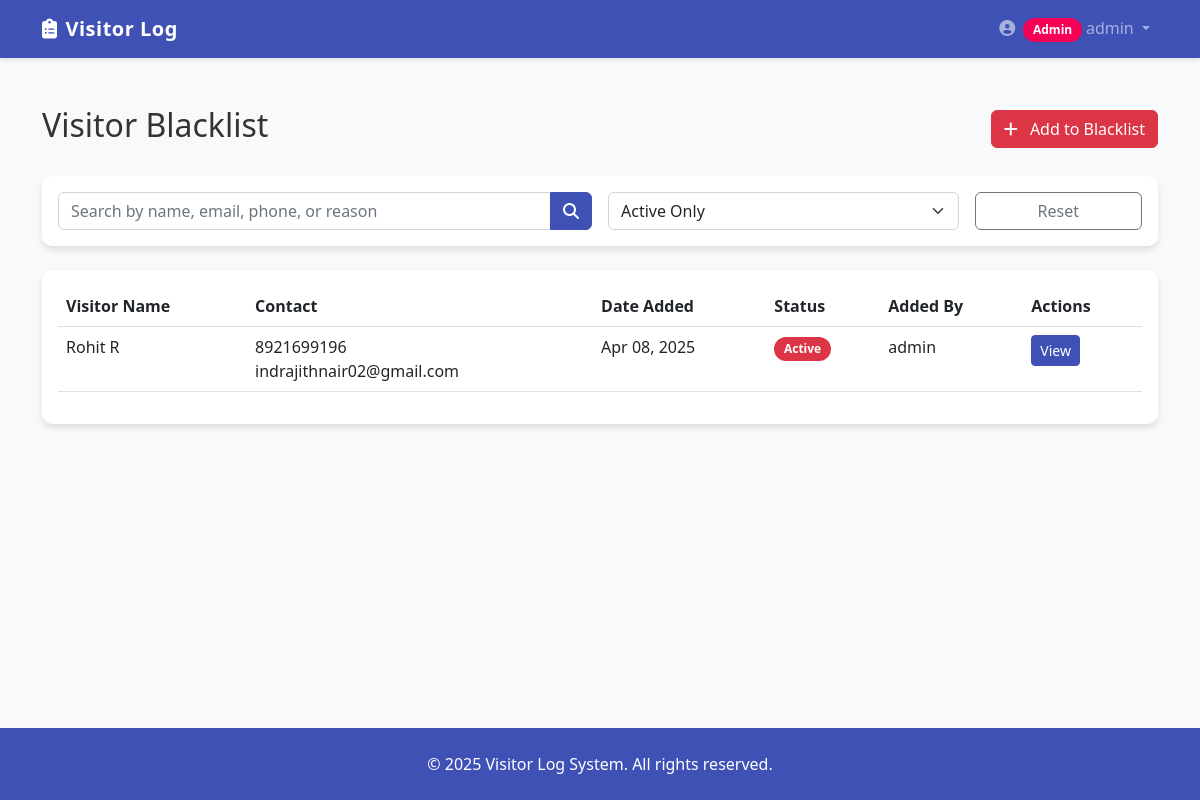
Page /reports/blacklist/ (signed in) on the committed database.
### users/models.py (models this page shows, shortened)
class CustomUser(AbstractUser):
    class Role(models.TextChoices):
        ADMIN = 'ADMIN', 'Admin'
        RESIDENT = 'RESIDENT', 'Resident'
        SECURITY = 'SECURITY', 'Security'
    role = models.CharField(
        max_length=10,
        choices=Role.choices,
        default=Role.RESIDENT
    )

### reports/models.py (models this page shows, shortened)
class Blacklist(models.Model):
    visitor_name = models.CharField(max_length=100)
    visitor_phone = models.CharField(max_length=20, blank=True, null=True)
    visitor_email = models.EmailField(blank=True, null=True)
    reason = models.TextField()
    blacklisted_by = models.ForeignKey(
        settings.AUTH_USER_MODEL,
        on_delete=models.CASCADE,
        related_name='blacklisted_visitors'
    )
    created_at = models.DateTimeField(auto_now_add=True)
    expires_at = models.DateTimeField(null=True, blank=True)
    is_active = models.BooleanField(default=True)
    related_report = models.ForeignKey(
        Report,
        on_delete=models.SET_NULL,
        null=True,
        blank=True,
        related_name='blacklist_entries'
    )
    notes = models.TextField(blank=True, null=True)
    class Meta:
        ordering = ['-created_at']
        verbose_name_plural = "Blacklist Entries"

### users/views.py (the view)
        def wrapper(request, *args, **kwargs):
            if request.user.is_authenticated and request.user.role in allowed_roles:
                return view_func(request, *args, **kwargs)
            messages.error(request, 'You do not have permission to access this page.')
            return redirect('dashboard')

### reports/views.py (called while the page is built, shortened)
@login_required
@role_required(['ADMIN', 'SECURITY'])
def blacklist_list(request):
    search = request.GET.get('search', '')
    status = request.GET.get('status', 'active')
    blacklist = Blacklist.objects.all()
    if status == 'active':
        blacklist = blacklist.filter(is_active=True)
    elif status == 'inactive':
        blacklist = blacklist.filter(is_active=False)
    paginator = Paginator(blacklist.order_by('-created_at'), 10)
    page_number = request.GET.get('page', 1)
    page_obj = paginator.get_page(page_number)
    context = {
        'page_obj': page_obj,
        'search': search,
        'status': status,
        'title': 'Visitor Blacklist'
    }
    context['is_admin'] = request.user.role == 'ADMIN'
    return render(request, 'reports/blacklist_list.html', context)

### users/views.py (called while the page is built)
def role_required(allowed_roles):
    def decorator(view_func):
        def wrapper(request, *args, **kwargs):
            if request.user.is_authenticated and request.user.role in allowed_roles:
                return view_func(request, *args, **kwargs)
            messages.error(request, 'You do not have permission to access this page.')
            return redirect('dashboard')
        return wrapper
    return decorator

### reports/templates/reports/blacklist_list.html (shortened to what this page needs)
{% extends 'base.html' %}
{% block content %}
<div class="container mt-4">
    <div class="d-flex justify-content-between align-items-center mb-4">
        <h2>Visitor Blacklist</h2>
        {% if is_admin %}
        <a href="{% url 'create_blacklist' %}" class="btn btn-danger">
            <i class="fas fa-plus me-2"></i> Add to Blacklist
        </a>
        {% endif %}
    </div>
    <div class="card mb-4">
        <div class="card-body">
            <form method="get" class="row g-3">
                <div class="col-md-6">
                    <div class="input-group">
                        <input type="text" name="search" value="{{ search }}" class="form-control" placeholder="Search by name, email, phone, or reason">
                        <button type="submit" class="btn btn-primary">
                            <i class="fas fa-search"></i>
                        </button>
                    </div>
                </div>
                <div class="col-md-4">
                    <select name="status" class="form-select" onchange="this.form.submit()">
                        <option value="active" {% if status == 'active' %}selected{% endif %}>Active Only</option>
                    </select>
                </div>
                <div class="col-md-2">
                    <a href="{% url 'blacklist_list' %}" class="btn btn-outline-secondary w-100">Reset</a>
                </div>
            </form>
        </div>
    </div>
    {% if page_obj %}
    <div class="card">
        <div class="card-body">
            <div class="table-responsive">
                <table class="table table-hover">
                    <thead>
                        <tr>
                            <th>Visitor Name</th>
                            <th>Contact</th>
                            <th>Date Added</th>
                            <th>Status</th>
                            <th>Added By</th>
                            <th>Actions</th>
                        </tr>
                    </thead>
                    <tbody>
                        {% for blacklist in page_obj %}
                        <tr>
                            <td>{{ blacklist.visitor_name }}</td>
                            <td>
                                {% if blacklist.visitor_phone %}
                                <div>{{ blacklist.visitor_phone }}</div>
                                {% endif %}
                                {% if blacklist.visitor_email %}
                                <div>{{ blacklist.visitor_email }}</div>
                                {% endif %}
                            </td>
                            <td>{{ blacklist.created_at|date:"M d, Y" }}</td>
                            <td>
                                {% if blacklist.is_active %}
                                    <span class="badge bg-danger">Active</span>
                                {% else %}
                                    <span class="badge bg-secondary">Inactive</span>
                                {% endif %}
                            </td>
                            <td>{{ blacklist.blacklisted_by.username }}</td>
                            <td>
                                <a href="{% url 'blacklist_detail' blacklist.pk %}" class="btn btn-sm btn-primary">
                                    View
                                </a>
                            </td>
                        </tr>
                        {% endfor %}
                    </tbody>
                </table>
            </div>
        </div>
    </div>
    {% else %}
    <div class="alert alert-info">
        <i class="fas fa-info-circle me-2"></i> No blacklisted visitors found matching your criteria.
    </div>
    {% endif %}
</div>
{% endblock %}

### users/templates/base.html (shortened to what this page needs)
<!DOCTYPE html>
<html lang="en">
<head>
    <link href="https://cdn.jsdelivr.net/npm/bootstrap@5.2.3/dist/css/bootstrap.min.css" rel="stylesheet">
    <link rel="stylesheet" href="https://cdnjs.cloudflare.com/ajax/libs/font-awesome/6.1.1/css/all.min.css">
</head>
<body>
    <nav class="navbar navbar-expand-lg navbar-dark">
        <div class="container">
            <a class="navbar-brand" href="{% url 'dashboard' %}">
                <i class="fas fa-clipboard-list me-2"></i>Visitor Log
            </a>
            <div class="collapse navbar-collapse" id="navbarNav">
                <ul class="navbar-nav ms-auto">
                    {% if user.is_authenticated %}
                        <li class="nav-item dropdown">
                            <a class="nav-link dropdown-toggle" href="#" id="navbarDropdown" role="button"
                                data-bs-toggle="dropdown" aria-expanded="false">
                                <i class="fas fa-user-circle me-1"></i>
                                {% if user.role == 'ADMIN' %}
                                    <span class="badge admin-role">Admin</span>
                                {% elif user.role == 'SECURITY' %}
                                    <span class="badge security-role">Security</span>
                                {% elif user.role == 'RESIDENT' %}
                                    <span class="badge resident-role">Resident</span>
                                {% endif %}
                                {{ user.username }}
                            </a>
                        </li>
                    {% else %}
                        <li class="nav-item">
                            <a class="nav-link" href="{% url 'login' %}">
                                <i class="fas fa-sign-in-alt me-1"></i>Login
                            </a>
                        </li>
                    {% endif %}
                </ul>
            </div>
        </div>
    </nav>
    <main class="py-4">
        {% block content %}{% endblock %}
    </main>
    <footer class="footer">
        <div class="container text-center">
            <p class="mb-0">© 2025 Visitor Log System. All rights reserved.</p>
        </div>
    </footer>
</body>
</html>

### users/templates/base.html (style rules this page uses)
:root { --primary-color: #3f51b5; --secondary-color: #f50057; --dark-color: #303030; --light-color: #f5f5f5; --success-color: #4caf50; --warning-color: #ff9800; --danger-color: #f44336; --info-color: #2196f3; }
body { font-family: 'Segoe UI', Tahoma, Geneva, Verdana, sans-serif; background-color: #f8f9fa; color: #333; min-height: 100vh; display: flex; flex-direction: column; }
.navbar { background-color: var(--primary-color); box-shadow: 0 2px 4px rgba(0, 0, 0, 0.1); }
.navbar-brand { font-weight: 700; letter-spacing: 0.5px; }
.navbar .nav-link { font-weight: 500; transition: all 0.3s ease; }
.card { border: none; border-radius: 10px; box-shadow: 0 4px 6px rgba(0, 0, 0, 0.1); transition: all 0.3s ease; }
.btn-primary { background-color: var(--primary-color); border-color: var(--primary-color); }
.footer { background-color: var(--primary-color); color: white; padding: 1.5rem 0; margin-top: auto; }
.badge { padding: 0.5em 0.8em; border-radius: 30px; }
.admin-role { background-color: var(--secondary-color); color: white; }

### rows in the picture
CustomUser: username "admin"
Blacklist: visitor_name "Rohit R", visitor_phone "8921699196", visitor_email "indrajithnair02@gmail.com", created_at "Apr 08, 2025", is_active "Active", blacklisted_by.username "admin"
